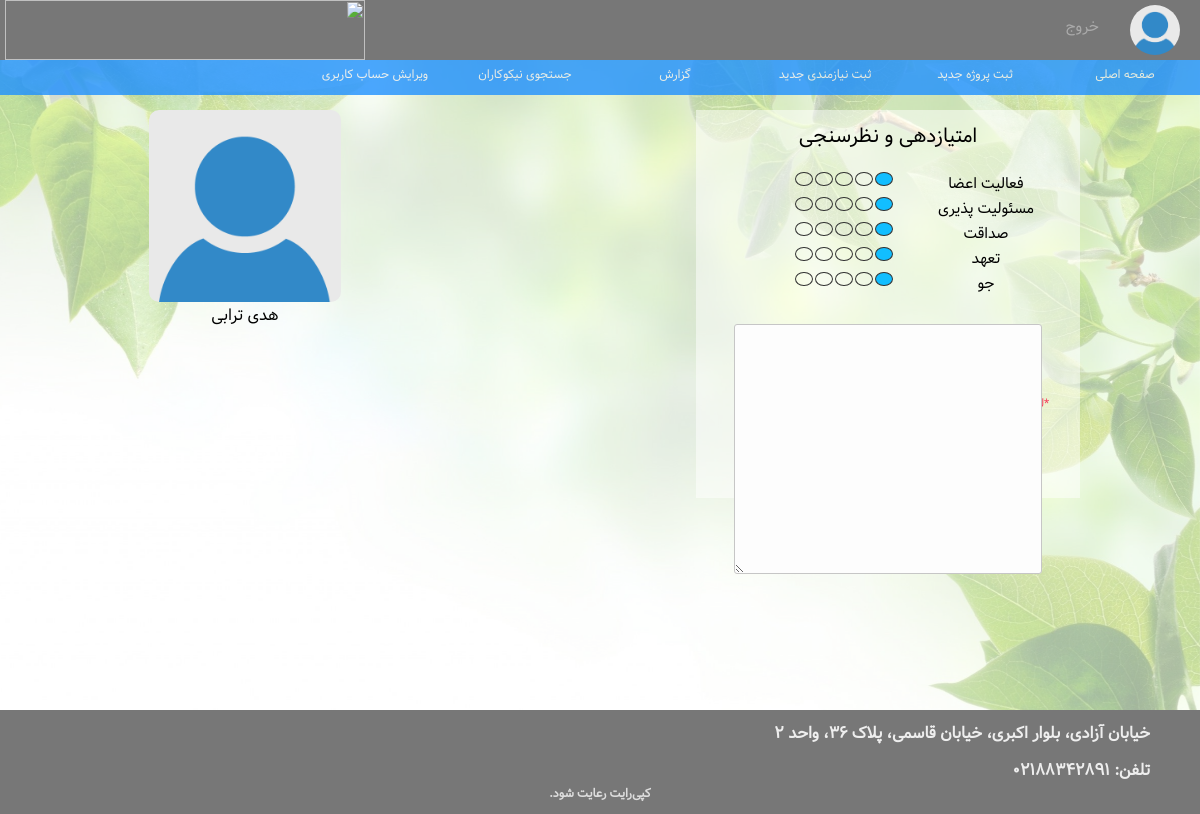
Page /comment/hodhod (signed in) on the earlier database version.
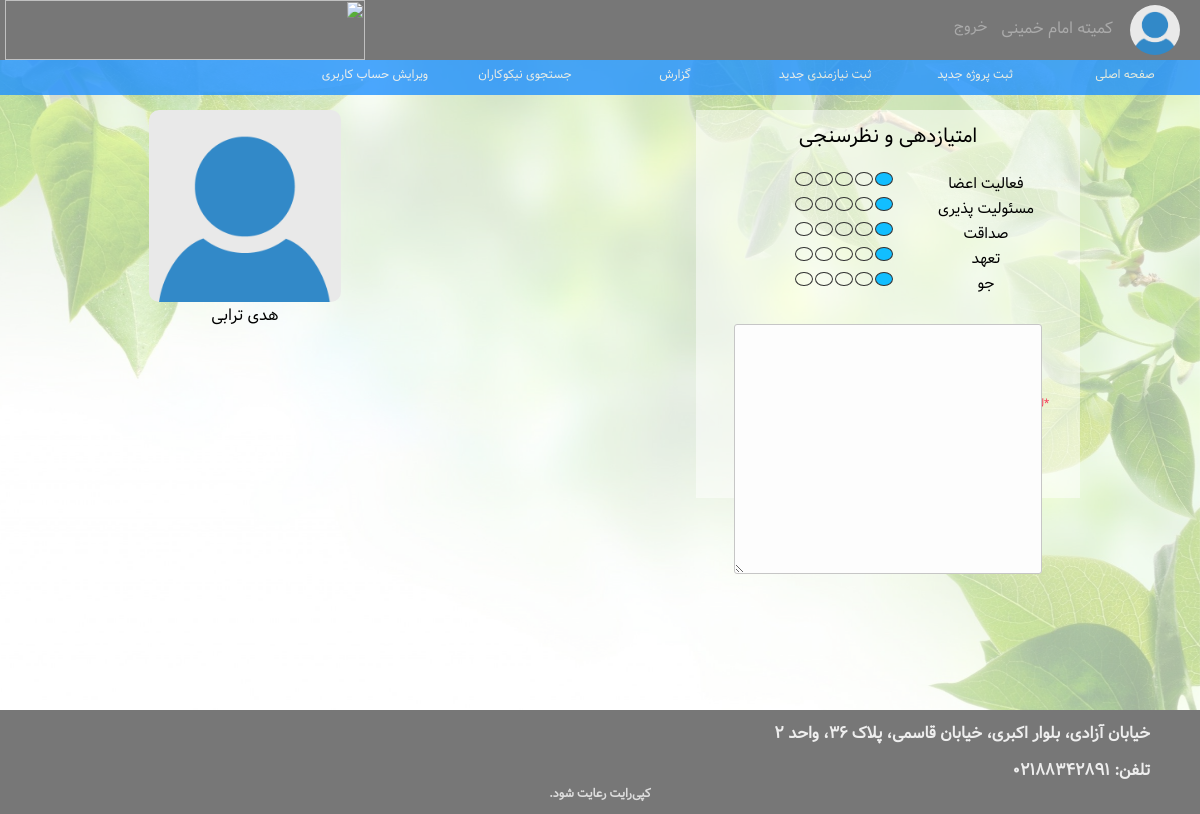
Same page on the later database version.
### users/models.py (models this page shows, shortened)
class CustomUser(AbstractUser):
    state = models.NullBooleanField(default=None)
    isBen = models.BooleanField(default=False)
    isOrg = models.BooleanField(default=False)
    image = models.ImageField(upload_to='../media/profile_pics/', default='../../media/profile_pics/no-picture.png')

class Organization(models.Model):
    user = models.OneToOneField(CustomUser, on_delete=models.CASCADE, related_name='organizer')
    name = models.CharField(max_length=20)
    day = models.IntegerField()
    month = models.IntegerField()
    year = models.IntegerField()
    address = models.CharField(max_length=100)
    city = models.CharField(max_length=10, default='blank')
    phone = models.CharField(max_length=15)
    website = models.URLField()
    license = models.CharField(max_length=20)
    rate = models.ForeignKey(TotalRate, on_delete=models.CASCADE, related_name='orgRate')

### users/views.py (the view)
# urls.py: url(r'^comment/(?P<username>[a-zA-Z0-9]+)$', views.rate_user, name='comment'),
@login_required
def rate_user(request, username):
    user = get_object_or_404(CustomUser, username=username, state=True)
    if request.method == 'POST':
        form = RateForm(request.POST)
        rate = form.save(commit=False)
        rate.user = request.user
        rate.ratedUser = user
        rate.save()
        description = request.POST['description']
        if user.isBen:
            totalRate = TotalRate.objects.get(id=user.benefactor.rate.id)
            Report.objects.create(benefactor=user, organization=request.user, type='1', operator='2', rateId=rate,
                                  date=datetime.datetime.today(), time=datetime.datetime.now(), payment=0,
                                  description=description)
        else:
            totalRate = TotalRate.objects.get(id=user.organizer.rate.id)
            Report.objects.create(benefactor=request.user, organization=user, type='1', operator='1', rateId=rate,
                                  date=datetime.datetime.today(), time=datetime.datetime.now(), payment=0,
                                  description=description)
        count = Rate.objects.filter(ratedUser=user).count()
        totalRate.f1 = ((totalRate.f1 * (count - 1)) + ((rate.f1 - 1) / 4 * 100)) / count
        totalRate.f2 = ((totalRate.f2 * (count - 1)) + ((rate.f2 - 1) / 4 * 100)) / count
        totalRate.f3 = ((totalRate.f3 * (count - 1)) + ((rate.f3 - 1) / 4 * 100)) / count
        totalRate.f4 = ((totalRate.f4 * (count - 1)) + ((rate.f4 - 1) / 4 * 100)) / count
        totalRate.f5 = ((totalRate.f5 * (count - 1)) + ((rate.f5 - 1) / 4 * 100)) / count
        totalRate.totalRate = round((totalRate.totalRate * (count - 1) + (
            (rate.f1 - 1) / 4 + (rate.f2 - 1) / 4 + (rate.f3 - 1) / 4 + (rate.f4 - 1) / 4 + (
                rate.f5 - 1) / 4) / 5 * 100) / count, 1)
        totalRate.save()
        return render(request, 'profile/thanksSubmitComment.html', {'user': user})
    else:
        form = RateForm()
        if user.isBen:
            benefactor = Benefactor.objects.get(user=user)
            return render(request, 'profile/comment.html', {'user': user, 'benefactor': benefactor, 'form': form})
        else:
            organization = Organization.objects.get(user=user)
            return render(request, 'profile/comment.html', {'user': user, 'organization': organization, 'form': form})

### users/forms.py
class RateForm(forms.ModelForm):
    class Meta:
        model = Rate
        fields = ('f1', 'f2', 'f3', 'f3', 'f4', 'f5', 'description')

### templates/profile/comment.html (shortened to what the changed rows need)
﻿<!DOCTYPE html>
{% load staticfiles %}
<html lang="fa" dir="rtl">
<head>
    <link rel="stylesheet" type="text/css" href={% static "css/style.css" %}>
    <link rel="stylesheet" type="text/css" href={% static "css/comment.css" %}>
    <link rel="stylesheet" href={% static "css/ionicons.min.css" %}>
</head>
<body>
<div class="main">
    <div class="header">
        <div class="topmenu" id="topmenu">
            {% if request.user.is_authenticated %}
                <div class="container">
                    <div class="topPhoto">
                        <img src="../{{ request.user.image }}">
                    </div>
                    <div class="topmenuelements">
                        {% if request.user.isOrg %}
                            <a href={% url 'profile' request.user.username %}>{{ request.user.organizer.name }}</a>
                        {% endif %}
                    </div>
                    <div class="topmenudate">
                        <a href="{% url 'logout' %}">خروج</a>
                    </div>
                    <div class="logo">
                        <img src="../static/images/logo.png">
                    </div>
                </div>
            {% endif %}
        </div>
    </div>
</div>
</body>
</html>

Differences in the rows shown:
changed CustomUser: user.organizer.name (not shown) → "کمیته امام خمینی"
